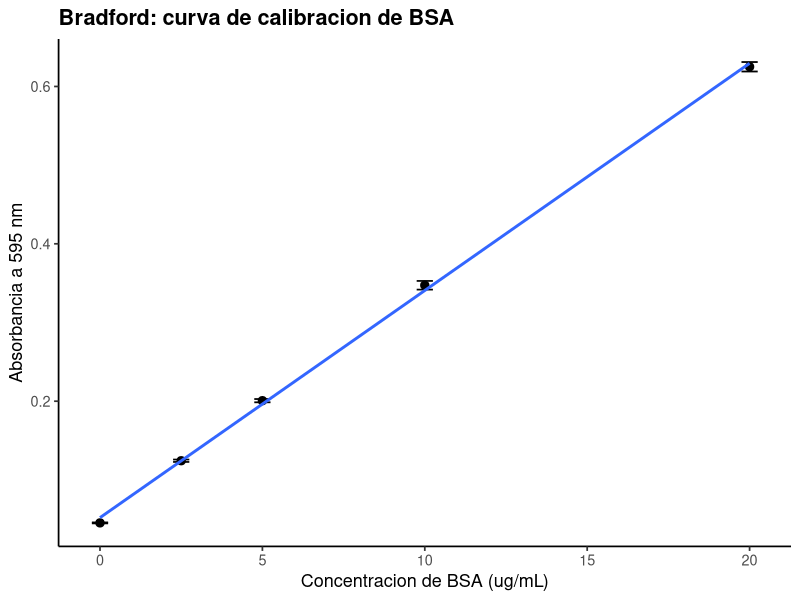
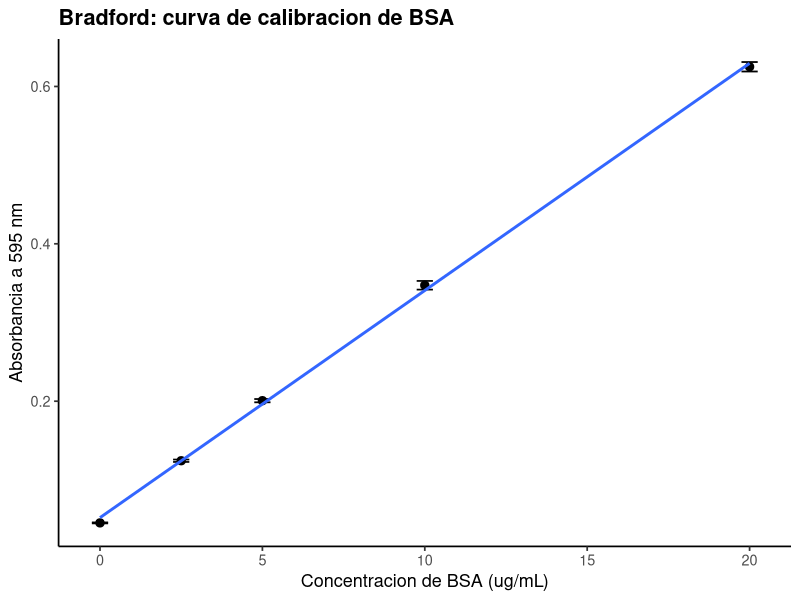

Write the R code that produced these figures, in order.
# ==========================================================================
# P3. Ensayo de Bradford: curva de calibracion de proteina
# ==========================================================================
# Autor: Dr. Jose Juan Torres Martinez
# Docente de Ciencias Quimicas
# Universidad Autonoma de San Luis Potosi (UASLP)
# Mexico
#
# Material academico para estudiantes
# Serie "Bioseparaciones" - Laboratorio, Practica 3. Ensayo de Bradford
#
# Descripcion: Practica 3 del laboratorio: el espectrofotometro del ensayo de Bradford. Aqui se construye la curva de calibracion del ensayo de Bradford con los estandares del manual (BSA 0, 2.5, 5, 10 y 20 ug/mL, por triplicado, absorbancia a 595 nm). Se ajusta una recta y un polinomio de segundo orden, se comparan, y se cuantifica una muestra problema con la recta. Lo que se aprende aqui es como convertir una absorbancia medida en una concentracion de proteina, que es lo que se necesita en casi todas las practicas que siguen.
#
# Objetivos de aprendizaje:
#   - Construir la curva de calibracion con estandares por triplicado.
#   - Comparar el ajuste lineal con el polinomial de segundo orden.
#   - Cuantificar una muestra problema a partir de su absorbancia.

# Datos: datos_bradford.csv (estandares de BSA del manual, absorbancia a 595 nm) y datos_bradford_muestra.csv (muestra problema).
# Desarrollo: llegamos al espectrofotometro con los estandares de BSA ya preparados. Primera parada: resumir la absorbancia por concentracion. Segunda parada: comparar la recta con el polinomio. Tercera parada: cuantificar la muestra problema. En cada parada medimos, calculamos y comentamos que significa el resultado antes de seguir.
# ==========================================================================

library(tidyverse)

# --------------------------------------------------------------------------
# Protocolo (Manual de Practicas, Practica 3. Ensayo de Bradford)
# --------------------------------------------------------------------------
# Reactivo Bradford (manual): disolver 20 mg de Coomassie Brilliant Blue G-250 en 10 mL de etanol; una vez disuelto parcialmente el colorante, agregar 20 mL de acido fosforico al 85% (w/v) y agitar hasta disolverlo por completo; diluir a 200 mL con agua y almacenar por 3 meses a 4 C protegido de la luz. Antes de usarlo, centrifugar la solucion. El manual tambien pide usar la solucion de colorante a temperatura ambiente y filtrarla antes del ensayo, y trabajar en una placa de microtitulacion limpia.
# Paso 1. Preparar las muestras y los estandares en un volumen de 160 uL, con los estandares cubriendo el rango de 1.25 a 20 ug/mL segun la Tabla 1 del manual (ver la tabla de abajo). Utilizar una placa de microtitulacion limpia.
# Paso 2. Agregar 40 uL del reactivo Bradford (previamente filtrado) y agitar con mucho cuidado con la micropipeta, un microagitador o golpeando suavemente un lado de la placa.
# Paso 3. Incubar 5 min a temperatura ambiente.
# Paso 4. Medir la absorbancia de las muestras y los estandares a 595 nm.
# Paso 5. Disponer las muestras con reactivo Bradford donde indique el instructor.
# Nota del manual: el texto de la practica dice que los estandares cubren de 1.25 a 20 ug/mL, pero su Tabla 1 lista los estandares 0, 2.5, 5, 10 y 20 ug/mL (sin estandar de 1.25 ug/mL). Este repositorio usa la Tabla 1 del manual, como ya se indica en el README.
# Seguridad (manual): revisar la hoja de datos de seguridad (MSDS) del acido fosforico y conocer sus riesgos de manejo y contacto con la piel. El colorante Coomassie G-250 tiene baja estabilidad en solucion y se precipita continuamente: por eso se filtra y se centrifuga antes de usarlo.

# Tabla 1 del manual: curva de calibracion. Volumen de muestra mas agua: 160 uL; reactivo Bradford: 40 uL en todos los casos.
tabla_calibracion_manual <- tibble(
  estandar_BSA_0_1_mg_ml_uL = c(0, 0, 0, 4, 4, 4, 8, 8, 8, 16, 16, 16, 32, 32, 32),
  agua_uL = c(160, 160, 160, 156, 156, 156, 152, 152, 152, 144, 144, 144, 128, 128, 128),
  reactivo_bradford_uL = 40,
  BSA_ug = c(0, 0, 0, 0.4, 0.4, 0.4, 0.8, 0.8, 0.8, 1.6, 1.6, 1.6, 3.2, 3.2, 3.2),
  BSA_ug_ml = c(0, 0, 0, 2.5, 2.5, 2.5, 5, 5, 5, 10, 10, 10, 20, 20, 20)
)
print(tabla_calibracion_manual)

# --------------------------------------------------------------------------
# Parada 1. Leer los estandares y resumir por concentracion
# --------------------------------------------------------------------------
# Estamos frente al espectrofotometro a 595 nm. Leemos los estandares por triplicado y resumimos la absorbancia media con su desviacion estandar a cada concentracion.
datos <- read_csv("datos_bradford.csv", show_col_types = FALSE)

resumen <- datos %>%
  group_by(concentracion_ug_ml) %>%
  summarise(
    absorbancia_media = mean(absorbancia_595),
    de = sd(absorbancia_595),
    .groups = "drop"
  )

print(resumen)

# --------------------------------------------------------------------------
# Parada 2. Ajuste lineal y ajuste polinomial de segundo orden
# --------------------------------------------------------------------------
# Seguimos en el espectrofotometro: ajustamos la recta y el polinomio de segundo orden a los mismos datos y comparamos sus R2, para ver hasta donde la respuesta del colorante se mantiene lineal.
ajuste_lineal <- lm(absorbancia_595 ~ concentracion_ug_ml, data = datos)
ajuste_poli <- lm(absorbancia_595 ~ concentracion_ug_ml +
                    I(concentracion_ug_ml^2), data = datos)

print(summary(ajuste_lineal))
print(summary(ajuste_poli))

tabla_r2 <- tibble(
  modelo = c("Lineal", "Polinomial grado 2"),
  r_cuadrado = c(summary(ajuste_lineal)$r.squared,
                 summary(ajuste_poli)$r.squared)
)
print(tabla_r2)

# --------------------------------------------------------------------------
# Parada 3. Cuantificacion de la muestra problema con la recta
# --------------------------------------------------------------------------
# Ahora usamos la recta para cuantificar la muestra problema: su absorbancia medida se convierte en concentracion con la pendiente y la ordenada del ajuste.
muestra <- read_csv("datos_bradford_muestra.csv", show_col_types = FALSE)

muestra <- muestra %>%
  mutate(concentracion_ug_ml =
           (absorbancia_595 - coef(ajuste_lineal)[["(Intercept)"]]) /
           coef(ajuste_lineal)[["concentracion_ug_ml"]])

print(muestra)
print(muestra %>%
        summarise(concentracion_media = mean(concentracion_ug_ml),
                  de = sd(concentracion_ug_ml)))

# --------------------------------------------------------------------------
# Parada 4. Grafica: curva de calibracion
# --------------------------------------------------------------------------
# Graficamos la curva de calibracion: cada punto es la absorbancia media de un estandar con su barra de desviacion, y la linea es la recta ajustada.
grafica <- ggplot(
  resumen,
  aes(x = concentracion_ug_ml, y = absorbancia_media)
) +
  geom_errorbar(aes(ymin = absorbancia_media - de,
                    ymax = absorbancia_media + de),
                width = 0.5, linewidth = 0.6) +
  geom_point(size = 2.5) +
  geom_smooth(method = "lm", se = FALSE, linewidth = 1) +
  labs(
    x = "Concentracion de BSA (ug/mL)",
    y = "Absorbancia a 595 nm",
    title = "Bradford: curva de calibracion de BSA"
  ) +
  theme_classic(base_size = 13) +
  theme(plot.title = element_text(face = "bold"))

print(grafica)

# --------------------------------------------------------------------------
# 5. Exportar la grafica
# --------------------------------------------------------------------------
# Antes de salir del espectrofotometro guardamos la grafica de la practica.
ggsave("03_bradford.png", grafica,
       width = 18, height = 12, units = "cm", dpi = 300)

# --------------------------------------------------------------------------
# Interpretacion
# --------------------------------------------------------------------------
# Grafica (curva de calibracion de BSA): el eje x es la concentracion de BSA en ug/mL y el eje y es la absorbancia a 595 nm (adimensional).
# - La absorbancia sube con la concentracion de proteina en todo el intervalo de 0 a 20 ug/mL. Esto significa que el ensayo responde en todo el intervalo del manual, y por eso lo siguiente es usar la curva para cuantificar las muestras de las practicas que siguen.
# - El polinomio de segundo orden ajusta un poco mejor que la recta, porque la respuesta del colorante no es perfectamente lineal. Esto significa que en los extremos del intervalo la recta se desvia un poco, y por eso conviene cuantificar dentro del intervalo donde la recta ajusta bien.

# --------------------------------------------------------------------------
# Que aprendimos
# --------------------------------------------------------------------------
# - La curva de calibracion se construye cada vez que se cuantifica, con la misma proteina que se va a medir.
# - La recta convierte la absorbancia de una muestra en concentracion; el polinomio muestra hasta donde la linealidad alcanza.
# Terminamos la practica en el espectrofotometro: ya sabemos convertir una absorbancia en concentracion de proteina. Seguimos a la siguiente practica: el tanque de precipitacion con sulfato de amonio, donde se aplica la ecuacion de Cohn a la albumina.
